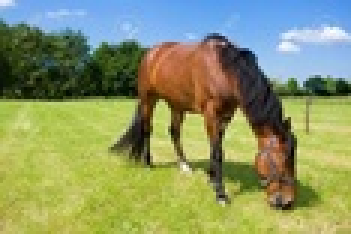
%> input picture LAB 4/1.jpg, 117 x 78 px, shrunk from 275 x 183 before the run (shown 3 times larger)
$ octave LAB_SEVENTH_TWO_FINAL.m   (GNU Octave 9; MATLAB toolbox functions it lacks are replaced by stand-ins)
%> lines starting %> are read from the running program, lines starting %| are printed output that depends on the picture; in (x1, y1, x2, y2) boxes, pixels count from 0 and x2, y2 are one past the last pixel; in counts of white or black regions, pixels touching at a corner belong together; the program's own positions count from 1
clc
clear all
q=imread('C:\Users\PRIYANSHU SHARMA\Desktop\PRIYANSHU\6 STUDY\MATLAB\LAB 4\1.jpg');
%> q is the input picture: size 78x117x3 uint8; mean R, G, B 138.8, 149.6, 104.3

%--CONTRAST--%

I = rgb2gray(q);
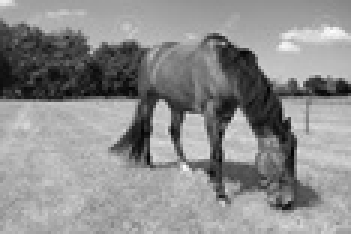
%> I: size 78x117 uint8 (shown 3 times larger); min 3, max 253, mean 141.2
[r,c] = size(I);
%> r = 78; c = 117
G=double(I);
[counts,graylevels]=imhist(I);%histogram of image
%> counts = 256 values, max 166 at index 182, min 0 at index 1, mean 35.65; graylevels = 256 values from 0 to 255
%figure,
imhist(I);
title('Gray-level distribution')
PI=counts/(r*c);
%> PI = 256 values, max 0.0182 at index 182, min 0 at index 1, mean 0.00391
averagevalue=sum(graylevels.*PI);%mean value
%> averagevalue = 141.2
u4=sum((graylevels-repmat(averagevalue,[256,1])).^4.*PI);%4th moment about mean
%> u4 = 21175739.3
variance=sum((graylevels-repmat(averagevalue,[256,1])).^2.*PI);%variance(2nd moment about mean)
%> variance = 2920.9
alpha4=u4/variance^2;%kurtosis
%> alpha4 = 2.48
%Contrast Value
Fcontrast=sqrt(variance)/alpha4.^(1/4);
%> Fcontrast = 43.06

%--COARSENESS--%

I = rgb2gray(q);
[r,c] = size(I);
G=double(I);
A1=zeros(r,c);A2=zeros(r,c);
A3=zeros(r,c);A4=zeros(r,c);
A5=zeros(r,c);A6=zeros(r,c);
%Sbest for coarseness
Sbest=zeros(r,c);
%Subtracting for Horizontal and Vertical case
E1h=zeros(r,c);E1v=zeros(r,c);
E2h=zeros(r,c);E2v=zeros(r,c);
E3h=zeros(r,c);E3v=zeros(r,c);
E4h=zeros(r,c);E4v=zeros(r,c);
E5h=zeros(r,c);E5v=zeros(r,c);
E6h=zeros(r,c); E6v=zeros(r,c);
flag=0;%To avoid errors

%2x2  E1h and E1v
%subtracting average of neighbouring 2x2 pixels
for x=2:r
    for y=2:c
        A1(x,y)=(sum(sum(G(x-1:x,y-1:y))));
    end
end
for x=2:r-1
    for y=2:c-1
        E1h(x,y) = A1(x+1,y)-A1(x-1,y);
        E1v(x,y) = A1(x,y+1)-A1(x,y-1);
    end
end
E1h=E1h/2^(2*1);
E1v=E1v/2^(2*1);

%4x4  E2h and E2v
if (r<4||c<4)
    flag=1;
end
%subtracting average of neighbouring 4x4 pixels
if(flag==0)
    for x=3:r-1
        for y=3:c-1
            A2(x,y)=(sum(sum(G(x-2:x+1,y-2:y+1))));
        end
    end
    for x=3:r-2
        for y=3:c-2
            E2h(x,y) = A2(x+2,y)-A2(x-2,y);
            E2v(x,y) = A2(x,y+2)-A2(x,y-2);
        end
    end
end
E2h=E2h/2^(2*2);
E2v=E2v/2^(2*2);

%8x8 E3h and E3v
if (r<8||c<8)
    flag=1;
end
%subtracting average of neighbouring 8x8 pixels
if(flag==0)
    for x=5:r-3
        for y=5:c-3
            A3(x,y)=(sum(sum(G(x-4:x+3,y-4:y+3))));
        end
    end
    for x=5:r-4
        for y=5:c-4
            E3h(x,y) = A3(x+4,y)-A3(x-4,y);
            E3v(x,y) = A3(x,y+4)-A3(x,y-4);
        end
    end
end
E3h=E3h/2^(2*3);
E3v=E3v/2^(2*3);

%16x16 E4h and E4v
if (r<16||c<16)
    flag=1;
end
%subtracting average of neighbouring 16x16 pixels
if(flag==0)
    for x=9:r-7
        for y=9:c-7
            A4(x,y)=(sum(sum(G(x-8:x+7,y-8:y+7))));
        end
    end
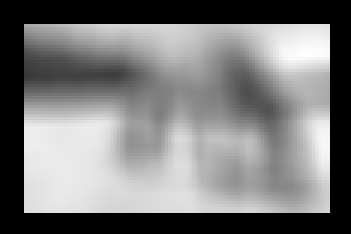
%> A4: size 78x117 double (shown 3 times larger); min 0, max 50315, mean 24104.3; drawn with min black and max white
    for x=9:r-8
        for y=9:c-8
            E4h(x,y) = A4(x+8,y)-A4(x-8,y);
            E4v(x,y) = A4(x,y+8)-A4(x,y-8);
        end
    end
end
E4h=E4h/2^(2*4);
E4v=E4v/2^(2*4);

%32x32 E5h and E5v
if (r<32||c<32)
    flag=1;
end
%subtracting average of neighbouring 32x32 pixels
if(flag==0)
    for x=17:r-15
        for y=17:c-15
            A5(x,y)=(sum(sum(G(x-16:x+15,y-16:y+15))));
        end
    end
    for x=17:r-16
        for y=17:c-16
            E5h(x,y) = A5(x+16,y)-A5(x-16,y);
            E5v(x,y) = A5(x,y+16)-A5(x,y-16);
        end
    end
end
E5h=E5h/2^(2*5);
E5v=E5v/2^(2*5);

%64x64 E6h and E6v
if (r<64||c<64)
    flag=1;
end
%subtracting average of neighbouring 64x64 pixels
if(flag==0)
    for x=33:r-31
        for y=33:c-31
            A6(x,y)=(sum(sum(G(x-32:x+31,y-32:y+31))));
        end
    end
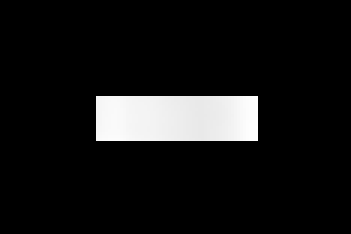
%> A6: size 78x117 double (shown 3 times larger); min 0, max 570721, mean 48282.9; drawn with min black and max white
    for x=33:r-32
        for y=33:c-32
            E6h(x,y) = A6(x+32,y)-A6(x-32,y);
            E6v(x,y) = A6(x,y+32)-A6(x,y-32);
        end
    end
%> E6h: size 78x117 double; every value is 0
end
E6h=E6h/2^(2*6);
E6v=E6v/2^(2*6);

%plots
%figure
%subplot(131);
%imshow(IColor);
title('Original image')
%subplot(132);
%imshow(E1h);
title('Horizontal case')
%subplot(133)
%imshow(E1v);
title('Vertical case')
%> figure, not shown here; highest point at x = 181, y = 166

%at each point pick best size "Sbest", which gives highest output value
for i=1:r
    for j=1:c
        [maxv,index]=max([abs(E1h(i,j)),abs(E1v(i,j)),abs(E2h(i,j)),abs(E2v(i,j)),...
            abs(E3h(i,j)),abs(E3v(i,j)),abs(E4h(i,j)),abs(E4v(i,j)),abs(E5h(i,j)),...
            abs(E5v(i,j)),abs(E6h(i,j)),abs(E6v(i,j))]);
        k=floor((index+1)/2);%'k'corresponding to highest E in either direction
        Sbest(i,j)=2.^k;
    end
end
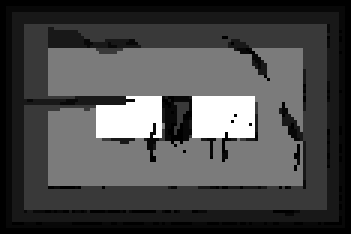
%> Sbest: size 78x117 double (shown 3 times larger); min 2, max 64, mean 20; drawn with min black and max white
figure;
plot(Sbest)
title('Output of best size detector')
%> figure, not shown here; curve peaks at x = 3, y = 4; curve peaks at x = 5, y = 8; curve peaks at x = 9, y = 16; curve peaks at x = 17, y = 32
%Coarseness Value
Fcoarseness=sum(sum(Sbest))/(r*c);
%> Fcoarseness = 19.96

%--DIRECTION--%

I = rgb2gray(q);
[r,c] = size(I);
G=double(I);
PrewittH = [-1 0 1;-1 0 1;-1 0 1];%for measuring horizontal differences
PrewittV = [1 1 1;0 0 0;-1 -1 -1];%for measuring vertical differences

%Applying PerwittH operator
deltaH=zeros(r,c);
for i=2:r-1
    for j=2:c-1
        deltaH(i,j)=sum(sum(G(i-1:i+1,j-1:j+1).*PrewittH));
    end
end
%Modifying borders
for j=2:c-1
    deltaH(1,j)=G(1,j+1)-G(1,j);
    deltaH(r,j)=G(r,j+1)-G(r,j);
end
%> deltaH: size 78x117 double; min -539, max 607, mean 1.9
for i=1:r
    deltaH(i,1)=G(i,2)-G(i,1);
    deltaH(i,c)=G(i,c)-G(i,c-1);
end
%> deltaH: size 78x117 double; min -539, max 607, mean 2; mean of the top-left, top-right, bottom-left and bottom-right quarters 4.2, 2.9, -2.6, 3.4

%Applying PerwittV operator
deltaV=zeros(r,c);
for i=2:r-1
    for j=2:c-1
        deltaV(i,j)=sum(sum(G(i-1:i+1,j-1:j+1).*PrewittV));
    end
end
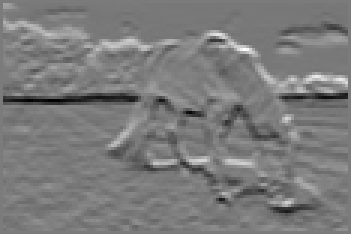
%> deltaV: size 78x117 double (shown 3 times larger); min -493, max 523, mean -1.3; drawn with min black and max white
%Modifying borders
for j=1:c
    deltaV(1,j)=G(2,j)-G(1,j);
    deltaV(r,j)=G(r,j)-G(r-1,j);
end
%> deltaV: size 78x117 double; 2.45% of pixels changed, all inside (x1, y1, x2, y2) = (0, 0, 117, 78)
for i=2:r-1
    deltaV(i,1)=G(i+1,1)-G(i,1);
    deltaV(i,c)=G(i+1,c)-G(i,c);
end
%> deltaV: size 78x117 double; min -493, max 523, mean -1.3; mean of the top-left, top-right, bottom-left and bottom-right quarters -0.8, 2.4, -0.2, -6.7

%Magnitude
deltaG=(abs(deltaH)+abs(deltaV))/2;

%Local edge direction (0<=theta<pi)
theta=zeros(r,c);
for i=1:r
    for j=1:c
        if (deltaH(i,j)==0)&&(deltaV(i,j)==0)
            theta(i,j)=0;
        elseif deltaH(i,j)==0
            theta(i,j)=pi;
        else
            theta(i,j)=atan(deltaV(i,j)/deltaH(i,j))+pi/2;
        end
    end
end
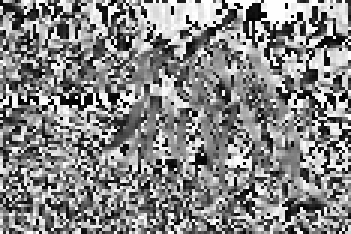
%> theta: size 78x117 double (shown 3 times larger); min 0, max 3.14, mean 1.66; drawn with min black and max white

deltaGt = deltaG(:);
theta1=theta(:);

%Set a Threshold value for delta G
n = 16;
HD = zeros(1,n);
Threshold=12;
counti=0;
for m=0:(n-1)
    countk=0;
    for k = 1:length(deltaGt)
        if ((deltaGt(k)>=Threshold) && (theta1(k)>=(2*m-1)*pi/(2*n)) && (theta1(k)<(2*m+1)*pi/(2*n)))
            countk=countk+1;
            counti=counti+1;
        end
    end
    HD(m+1) = countk;
end
%> after the loop, HD = [318 551 463 405 341 315 311 363 361 342 360 379 407 436 447 573]; counti = 6372
HDf = HD/counti;
%> HDf = [0.0499 0.0865 0.0727 0.0636 0.0535 0.0494 0.0488 0.057 0.0567 0.0537 0.0565 0.0595 0.0639 0.0684 0.0702 0.0899]
%figure;
plot(HDf);
title('Local Directionality Histogram HDf')
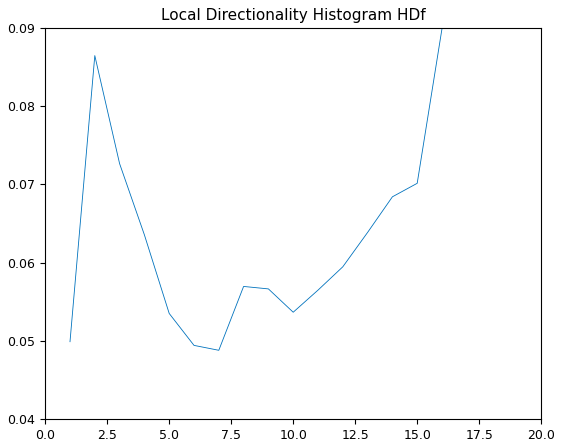
%> figure redrawn from the program's plot data; curve peaks at x = 16, y = 0.0899
%peakdet function to find peak values
%> (the run ends here)

$ run again, with LAB 4/3.jpg copied over LAB 4/1.jpg
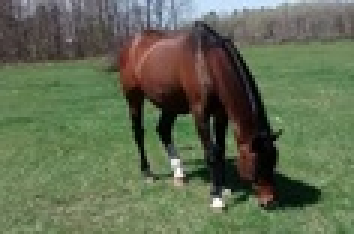
%> input picture LAB 4/3.jpg, 118 x 78 px, shrunk from 276 x 183 before the run (shown 3 times larger)
%> q is the input picture: size 78x118x3 uint8; mean R, G, B 96.7, 106.9, 81.7
%> counts = 256 values, max 224 at index 122, min 0 at index 209, mean 35.95; graylevels = 256 values from 0 to 255
%> PI = 256 values, max 0.0243 at index 122, min 0 at index 209, mean 0.00391
%> averagevalue = 100.9
%> u4 = 10530706.2
%> variance = 1653.7
%> alpha4 = 3.85
%> Fcontrast = 29.03
%> Fcoarseness = 19.34
%> after the loop `for i=1:r`:
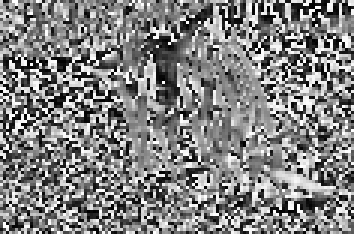
%> theta: size 78x118 double (shown 3 times larger); min 0, max 3.14, mean 1.6; drawn with min black and max white
%> after the loop `for m=0:(n-1)`: HD = [272 582 514 407 379 357 376 404 403 467 442 375 414 464 473 474]; counti = 6803
%> HDf = [0.04 0.0856 0.0756 0.0598 0.0557 0.0525 0.0553 0.0594 0.0592 0.0686 0.065 0.0551 0.0609 0.0682 0.0695 0.0697]
%> `title('Local Directionality Histogram HDf')`:
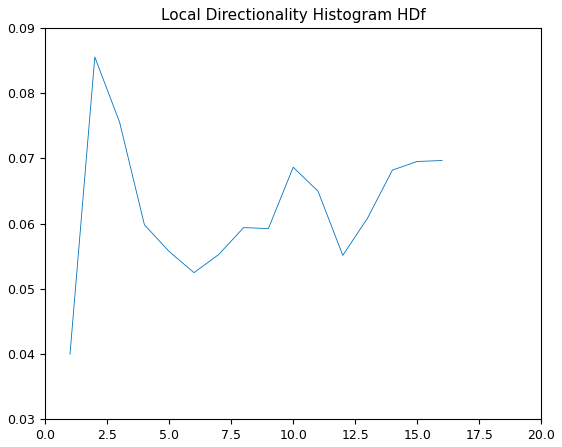
%> figure redrawn from the program's plot data; curve peaks at x = 2, y = 0.0856

$ run again, with LAB 4/4.jpg copied over LAB 4/1.jpg
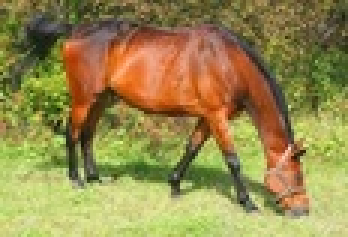
%> input picture LAB 4/4.jpg, 116 x 79 px, shrunk from 272 x 185 before the run (shown 3 times larger)
%> q is the input picture: size 79x116x3 uint8; mean R, G, B 151.4, 137.7, 76.9
%> counts = 256 values, max 101 at index 202, min 0 at index 1, mean 35.8; graylevels = 256 values from 0 to 255
%> PI = 256 values, max 0.011 at index 202, min 0 at index 1, mean 0.00391
%> averagevalue = 134.9
%> u4 = 10840229.1
%> variance = 2400.3
%> alpha4 = 1.88
%> Fcontrast = 41.83
%> Fcoarseness = 20.95
%> after the loop `for i=1:r`:
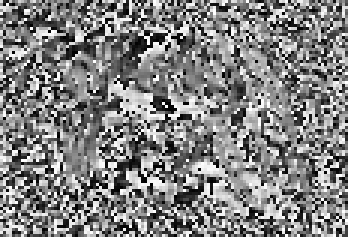
%> theta: size 79x116 double (shown 3 times larger); min 0.0041, max 3.14, mean 1.6; drawn with min black and max white
%> after the loop `for m=0:(n-1)`: HD = [253 583 527 527 466 468 482 434 484 511 550 531 507 562 544 558]; counti = 7987
%> HDf = [0.0317 0.073 0.066 0.066 0.0583 0.0586 0.0603 0.0543 0.0606 0.064 0.0689 0.0665 0.0635 0.0704 0.0681 0.0699]
%> `title('Local Directionality Histogram HDf')`:
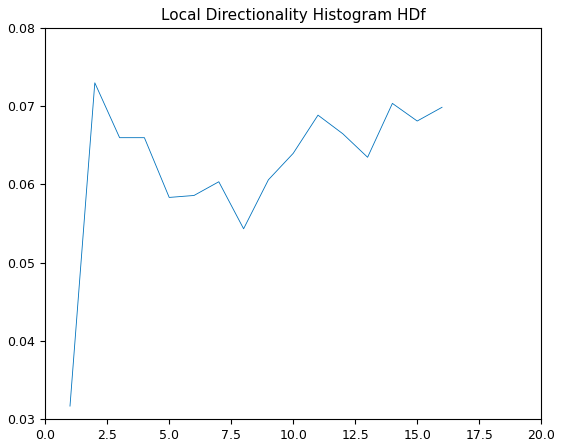
%> figure redrawn from the program's plot data; curve peaks at x = 2, y = 0.073
